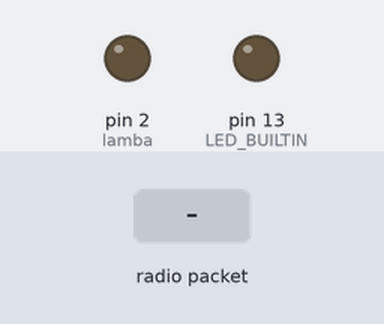
A sketch run on a simulated Arduino Uno, built with avr-gcc and run on an emulated ATmega328P. Parts: output pins drawn as LEDs (lit = HIGH). Inputs (shaded band) come from the test bench. No radio packets arrive unless stated; what the sketch prints to the serial monitor is not drawn.

Above: at 1.2 s.
1.3 s: radio packet "THGNL1ON" arrives
At 2.4 s:
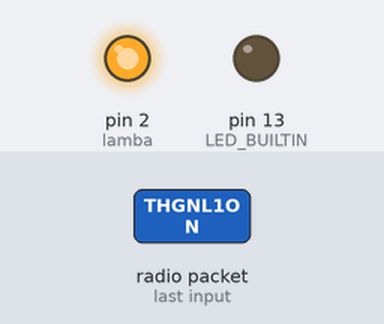
2.8 s: radio packet "THGNL1OF" arrives
At 3.6 s:
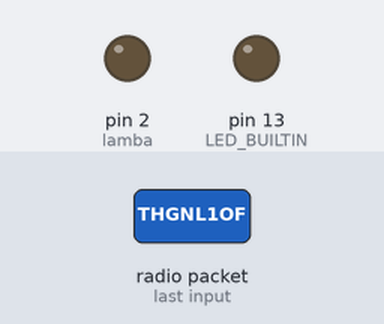
Timing chart, 0 to 5.8 s (numbered marks = the images above; inputs shaded):
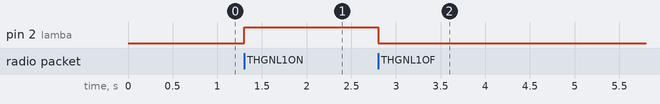

Measured:
- after the input at 1.3 s, pin 2 (lamba): LOW → HIGH at once
- after the input at 2.8 s, pin 2 (lamba): HIGH → LOW at once

The sketch:

LAMBA1.ino
```cpp
  //ON bahçe için 1 nol aydınlatma


#include <RH_ASK.h>
//#include <SPI.h> // Not actualy used but needed to compile

RH_ASK driver;

int lamba =2 ;

String rdgelen="";

void setup()


{ pinMode(lamba, OUTPUT);
  pinMode(LED_BUILTIN, OUTPUT);
  if (!driver.init()) ;  // Bı komut mutlaka olmalı... **************
  digitalWrite(LED_BUILTIN, LOW);
   digitalWrite(lamba, LOW);
        Serial.begin(115200);
  if (!driver.init()) Serial.println("FHRFOFAA");
  Serial.println("hazır");
}

void loop()
{

    rfal();
}


void rfal()
{
    uint8_t buf[8];
    uint8_t buflen = sizeof(buf);
    if (driver.recv(buf, &buflen)) // Non-blocking
    {
       String rdgelen = (char*)buf;
       rdgelen= rdgelen.substring(0,8);
      // Serial.println(rdgelen);
       if(rdgelen == "THGNL1ON")  digitalWrite(lamba, HIGH);
       if(rdgelen == "THGNL1OF") digitalWrite(lamba, LOW);


    }

}
```
